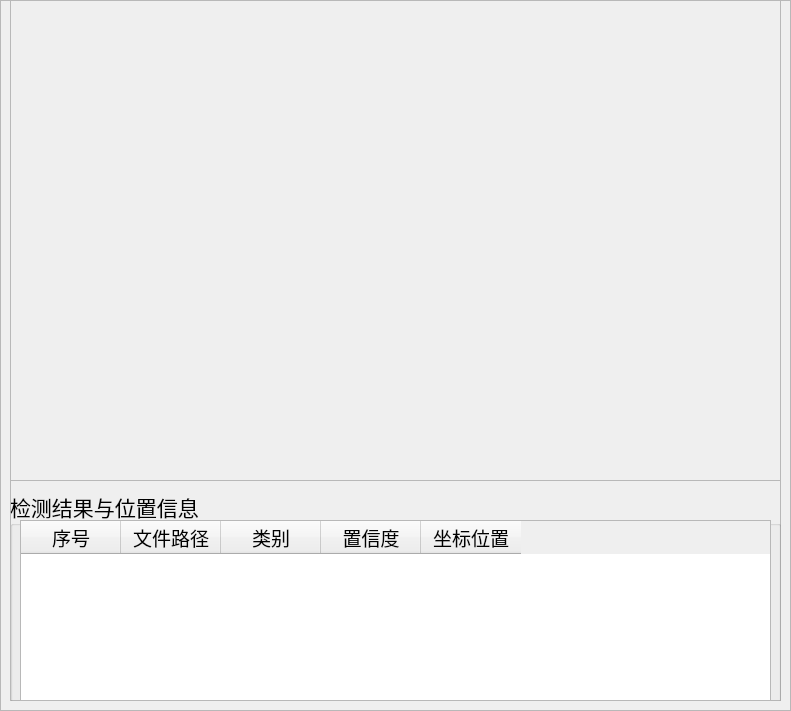
   <widget class="QFrame" name="frame">
    <property name="geometry">
     <rect>
      <x>10</x>
      <y>100</y>
      <width>791</width>
      <height>711</height>
     </rect>
    </property>
    <property name="frameShape">
     <enum>QFrame::StyledPanel</enum>
    </property>
    <property name="frameShadow">
     <enum>QFrame::Raised</enum>
    </property>
    <widget class="QFrame" name="frame_2">
     <property name="geometry">
      <rect>
       <x>10</x>
       <y>0</y>
       <width>771</width>
       <height>481</height>
      </rect>
     </property>
     <property name="frameShape">
      <enum>QFrame::StyledPanel</enum>
     </property>
     <property name="frameShadow">
      <enum>QFrame::Raised</enum>
     </property>
     <widget class="QLabel" name="label_show">
      <property name="geometry">
       <rect>
        <x>0</x>
        <y>0</y>
        <width>770</width>
        <height>480</height>
       </rect>
      </property>
      <property name="minimumSize">
       <size>
        <width>770</width>
        <height>480</height>
       </size>
      </property>
      <property name="maximumSize">
       <size>
        <width>770</width>
        <height>480</height>
       </size>
      </property>
      <property name="styleSheet">
       <string notr="true">background: transparent;</string>
      </property>
      <property name="text">
       <string/>
      </property>
     </widget>
    </widget>
    <widget class="QFrame" name="frame_3">
     <property name="geometry">
      <rect>
       <x>10</x>
       <y>480</y>
       <width>771</width>
       <height>221</height>
      </rect>
     </property>
     <property name="frameShape">
      <enum>QFrame::StyledPanel</enum>
     </property>
     <property name="frameShadow">
      <enum>QFrame::Raised</enum>
     </property>
     <widget class="QGroupBox" name="groupBox_3">
      <property name="geometry">
       <rect>
        <x>0</x>
        <y>10</y>
        <width>771</width>
        <height>221</height>
       </rect>
      </property>
      <property name="font">
       <font>
        <family>华文楷体</family>
        <pointsize>16</pointsize>
       </font>
      </property>
      <property name="title">
       <string>检测结果与位置信息</string>
      </property>
      <widget class="QTableWidget" name="tableWidget">
       <property name="geometry">
        <rect>
         <x>10</x>
         <y>30</y>
         <width>751</width>
         <height>181</height>
        </rect>
       </property>
       <property name="font">
        <font>
         <family>华文楷体</family>
         <pointsize>14</pointsize>
        </font>
       </property>
       <column>
        <property name="text">
         <string>序号</string>
        </property>
       </column>
       <column>
        <property name="text">
         <string>文件路径</string>
        </property>
       </column>
       <column>
        <property name="text">
         <string>类别</string>
        </property>
       </column>
       <column>
        <property name="text">
         <string>置信度</string>
        </property>
       </column>
       <column>
        <property name="text">
         <string>坐标位置</string>
        </property>
       </column>
      </widget>
     </widget>
    </widget>
   </widget>
